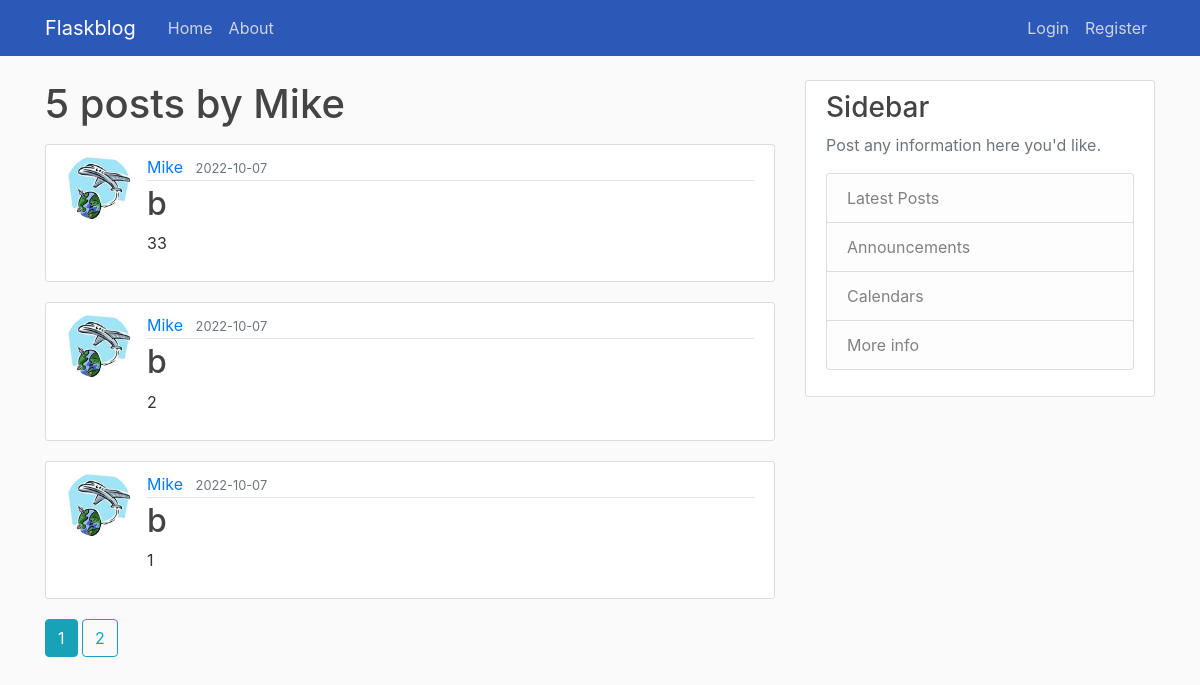
Before: /user/Mike with the older database file.
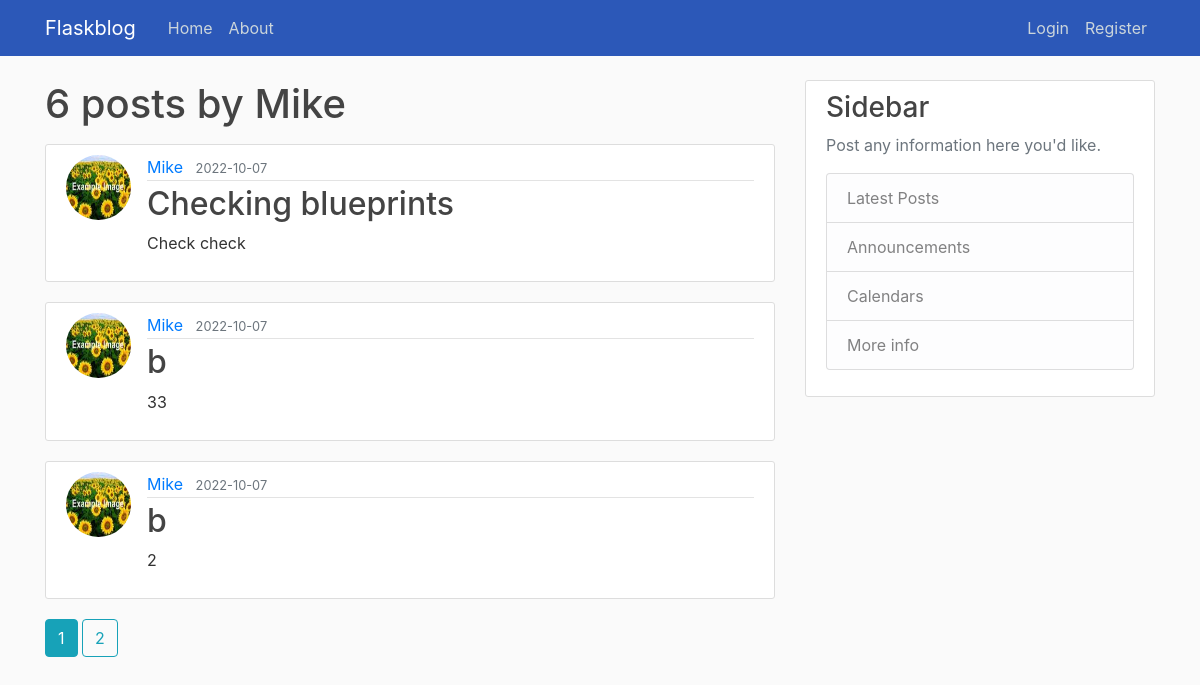
After: the same page with the newer database file.
### flaskblog/models.py (models this page shows, shortened)
class Post(db.Model):
    id = db.Column(db.Integer, primary_key=True)
    title = db.Column(db.String(100), nullable=False)
    date = db.Column(db.DateTime, nullable=False, default=datetime.utcnow)
    body = db.Column(db.Text, nullable=False)
    user_id = db.Column(db.Integer, db.ForeignKey('user.id'), nullable=False)

class User(db.Model, UserMixin):
    id = db.Column(db.Integer, primary_key=True)
    username = db.Column(db.String(20), unique=True, nullable=False)
    email = db.Column(db.String(120), unique=True, nullable=False)
    image_file = db.Column(db.String(20), nullable=False, default='default.jpg')
    password = db.Column(db.String(60), nullable=False)
    posts = db.relationship('Post', backref='author', lazy=True)

### flaskblog/users/routes.py (the view)
@bp.route("/user/<string:username>")
def user_posts(username):
    page = request.args.get('page', 1, type=int)
    user = User.query.filter_by(username=username).first_or_404()
    posts = Post.query.filter_by(author=user).order_by(Post.date.desc()).paginate(page=page, per_page=3)
    return render_template('user_posts.html', posts=posts, user=user)

### flaskblog/templates/user_posts.html
{% extends "layout.html" %}
{% block content %}
    <h1 class="mb-3">{{ posts.total }} posts by {{ user.username }}</h1>
    {% for post in posts.items %}
        <article class="media content-section">
          <img class="rounded-circle article-img" src="{{ url_for('static', filename='profile_pics/' + post.author.image_file) }}">
          <div class="media-body">
            <div class="article-metadata">
              <a class="mr-2" href="{{ url_for('users.user_posts', username=post.author.username) }}">{{ post.author.username }}</a>
              <small class="text-muted">{{ post.date.strftime('%Y-%m-%d') }}</small>
            </div>
            <h2><a class="article-title" href="{{ url_for('posts.post', post_id=post.id) }}">{{ post.title }}</a></h2>
            <p class="article-content">{{ post.body }}</p>
          </div>
        </article>
    {% endfor %}
    {% for page_num in posts.iter_pages(left_edge=1, right_edge=1, left_current=1, right_current=2) %}
      {% if page_num %}
        {% if posts.page == page_num %}
          <a class="btn btn-info mb-4" href="{{ url_for('users.user_posts', username=user.username, page=page_num) }}">{{ page_num }}</a>
        {% else %}
          <a class="btn btn-outline-info mb-4" href="{{ url_for('users.user_posts', username=user.username, page=page_num) }}">{{ page_num }}</a>
        {% endif %}
      {% else %}
        ...
      {% endif %}
    {% endfor %}
{% endblock content %}

Changed rows visible on the page:
no longer on this page (row unchanged): Post: image_file (picture), author.username "Mike", date "2022-10-07", title "b", body "1"
added Post: image_file (picture), author.username "Mike", date "2022-10-07", title "Checking blueprints", body "Check check"
changed through a linked row, Post (number 2 of 3 on the later page): image_file: a different picture
changed through a linked row, Post (number 3 of 3 on the later page): image_file: a different picture
Other visible differences:
{{ posts.total }}: "5" → "6"
